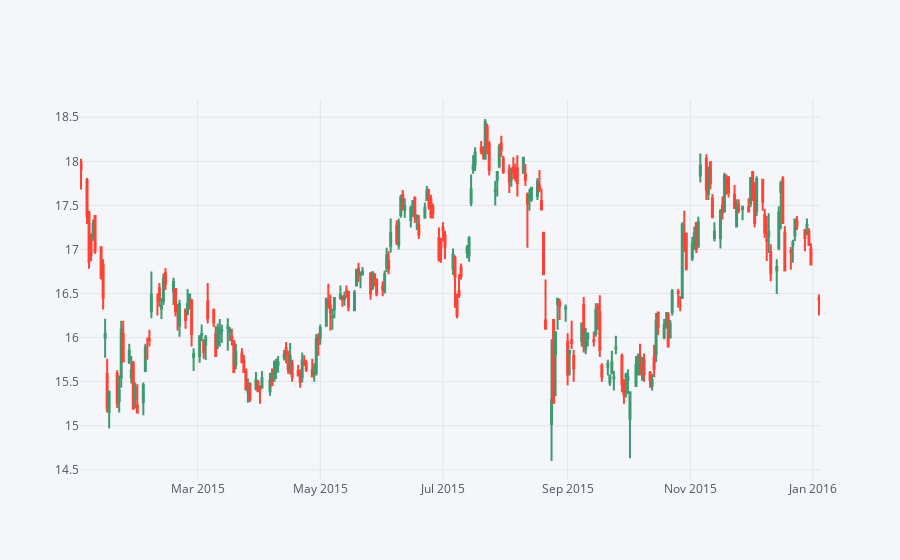

The code cell stored with this chart in its notebook:
### Markdown cell above
** Use .iplot(kind='candle) to create a candle plot of Bank of America's stock from Jan 1st 2015 to Jan 1st 2016.**

### Code cell
bank_stocks['BAC'][['open','high','low','close']].loc['2015-01-02':'2016-01-04'].iplot(kind='candle')

### Figure 1 — Plotly figure (JSON) as saved in the notebook; plotly's stock layout.template omitted (floating-point values rounded to 4 significant figures; data arrays with more than 128 entries replaced by an {"elided": "..."} marker saying what was removed)
{"data": [{"close": {"elided": "253 float values"}, "high": {"elided": "253 float values"}, "low": {"elided": "253 float values"}, "open": {"elided": "253 float values"}, "showlegend": false, "type": "candlestick", "x": {"elided": "253 str values"}, "yaxis": "y2"}], "layout": {"legend": {"bgcolor": "#F5F6F9", "font": {"color": "#4D5663"}}, "paper_bgcolor": "#F5F6F9", "plot_bgcolor": "#F5F6F9", "title": {"font": {"color": "#4D5663"}}, "xaxis": {"gridcolor": "#E1E5ED", "rangeslider": {"visible": false}, "showgrid": true, "tickfont": {"color": "#4D5663"}, "title": {"font": {"color": "#4D5663"}, "text": ""}, "zerolinecolor": "#E1E5ED"}, "yaxis": {"gridcolor": "#E1E5ED", "showgrid": true, "showticklabels": false, "tickfont": {"color": "#4D5663"}, "title": {"font": {"color": "#4D5663"}, "text": ""}, "zerolinecolor": "#E1E5ED"}, "yaxis2": {"gridcolor": "#E1E5ED", "showgrid": true, "tickfont": {"color": "#4D5663"}, "title": {"font": {"color": "#4D5663"}, "text": ""}, "zerolinecolor": "#E1E5ED"}}}
